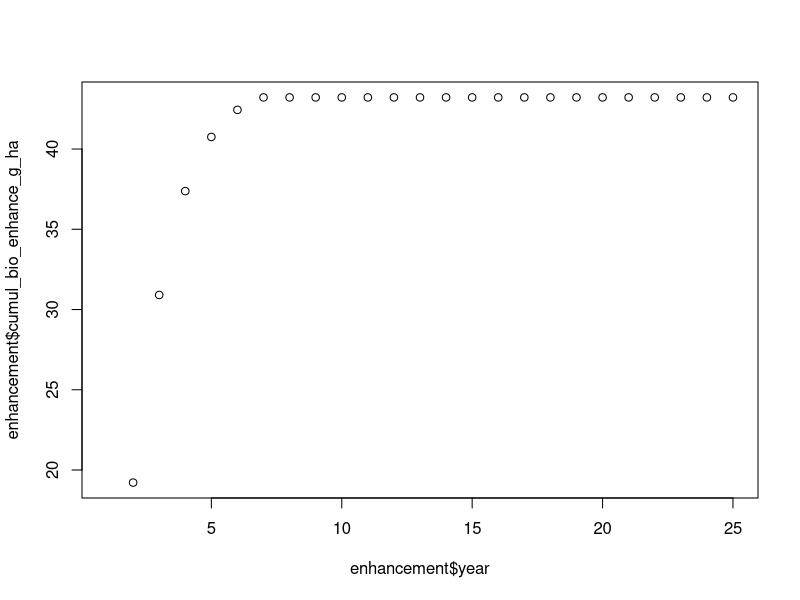

Generate this figure with R:
# model fisheries enhancement from restoration

# set up some initial params

dens <- 0.415 # juveniles per hectare enhanced by restoration
m <- 0.78 # annual mortality rate
t_max <- 7 # maximum age
t_0 <- -1.1 # theoretical age when length is 0
t_harv <- 2 # age of recruitment to fishery
l_asym <- 22 # asymptotic size (length in cm)
Ks <- 0.33 # Brody growth coef 
a <- 0.0316 # intercept of length-weight relationship
b <- 3.03 # slope of length-weight relationship
years <- 25 # number of years since restoration

# set up as a dataframe

dat <- data.frame(species = 'Snapper', dens = dens,
                  m = m, t_max = t_max, t_0 = t_0, t_harv = t_harv,
                  l_asym = l_asym, Ks = Ks, a = a, b = b)

# function to return a dataframe of densities, lengths and weights in each year

mod_enhance <- function(dens, spp, mf, m, t_max, t_0, t_harv, l_asym, Ks, a, b, area_restor, years){
  df <- data.frame(species = NA, male_female = NA, year = NA, d_ind_ha = NA, length_cm = NA, weight_g = NA, weight_g_i = NA, bio_enhance_g_ha = NA, cumul_bio_enhance_g_ha = NA)
  for(i in 1:years){
    df[i,1] <- spp # spp
    df[i,2] <- mf # male or female
    df[i,3] <- i # year post restoration
    df[i,4] <- if(i<=t_max)(dens*exp(-m*(i-0.5)))else(0) # density of recruited individuals in each year, all die after max age
    df[i,5] <- if(i<=t_max)(l_asym*(1-exp(-Ks*(i-t_0))))else(0) # estimate length using von bert eqn, only while fish are alive
    df[i,6] <- if(i<=t_max){a*df[i,5]^b}else(0) # convert length to weight, only if fish is alive
  }
  for(i in 1:years){
    df[i,7] <- if(i<t_max)(df[i+1,6] - df[i,6])else(0) # get the incremental increase in weight for each time interval (i.e. year)
  }
  for(i in t_harv:years){
    df[i,8] <- (df[t_harv, 'weight_g'] + (sum(df[t_harv:i, 'weight_g_i'], na.rm = T)))*df[i,4] # sum up the weight at time of recruitment to fishery with any weight gains and multiply by fish density
    df[i,9] <- if(i==t_harv){df[i,8]}else{df[i-1,9]+df[i,8]} # cumulative biomass enhancement
  }
  return(df)
}

# run the model

enhancement <- mod_enhance(dat$dens, dat$species, NA, dat$m, dat$t_max, dat$t_0, 
                           dat$t_harv, dat$l_asym, dat$Ks, dat$a, dat$b, 
                           area_restor = area_restor, years = years)

# have a look 

head(enhancement)
plot(x = enhancement$year, y = enhancement$cumul_bio_enhance_g_ha)

